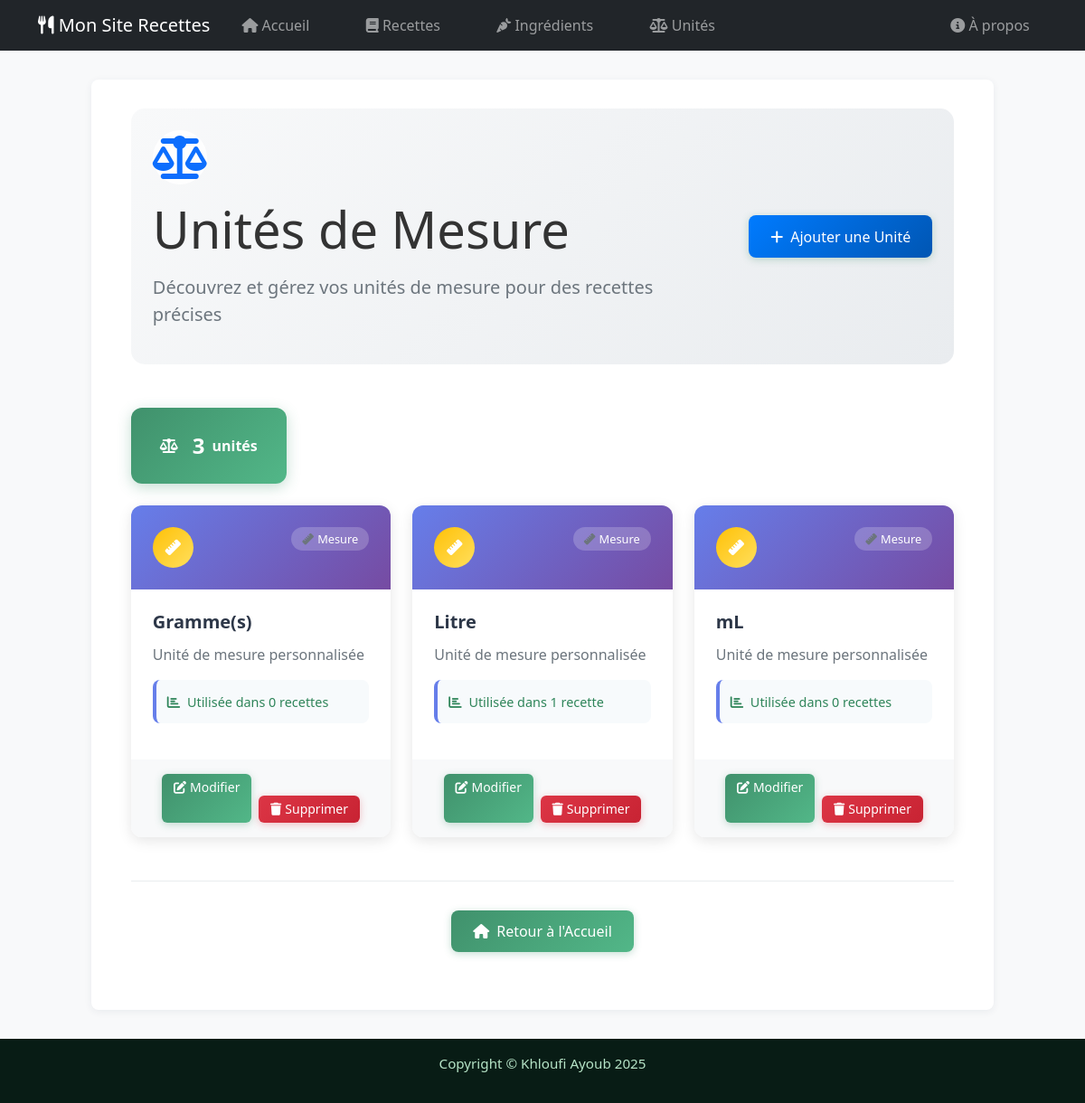
/units/, run on an earlier commit of the app's database.
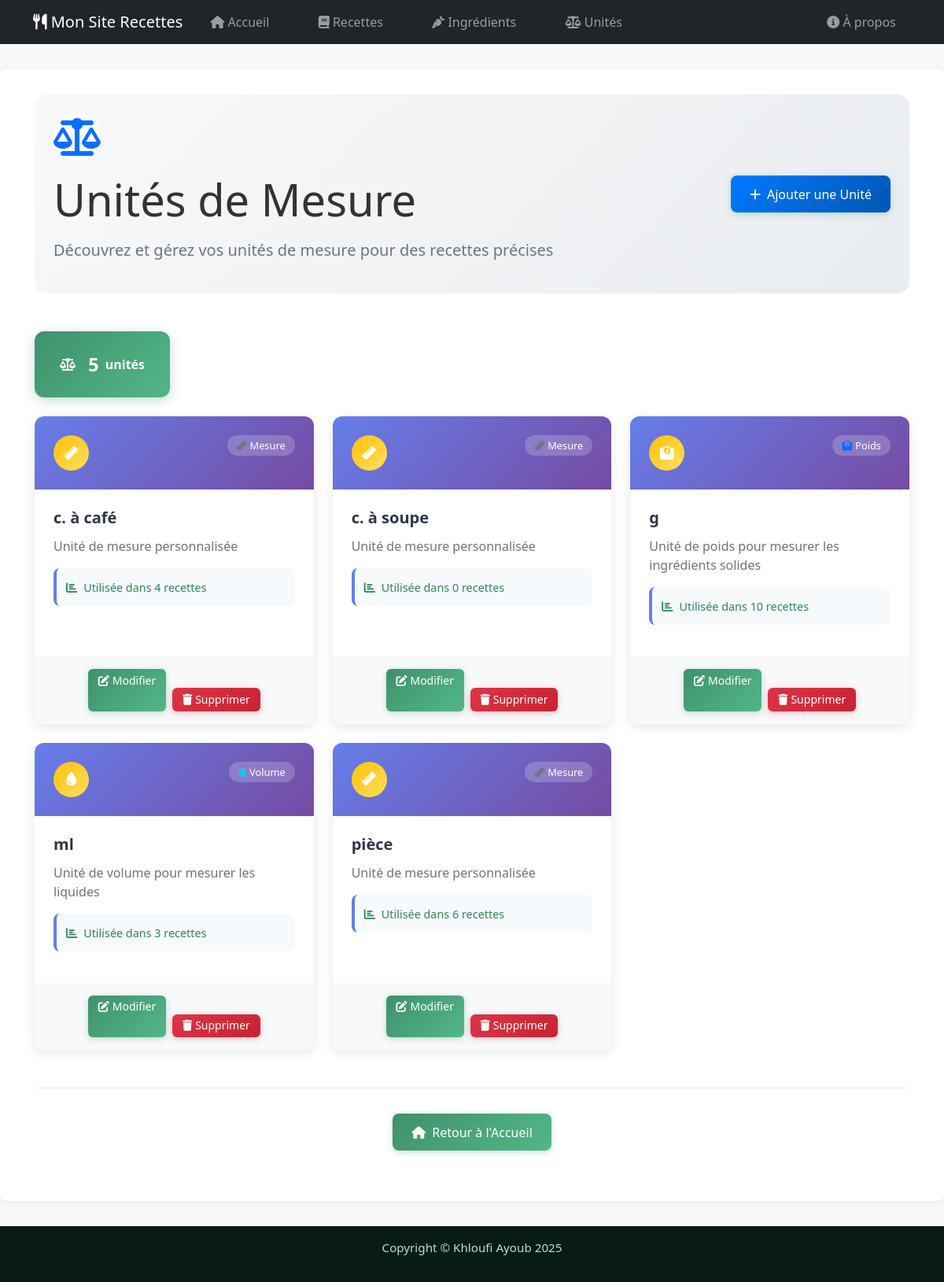
And on a later commit of the database.
### App/models.py (models this page shows, shortened)
class Unit(models.Model):
    unit = models.CharField(max_length=20, verbose_name="Unité")
    class Meta:
        ordering = ('unit',)
        verbose_name = "unité"
        verbose_name_plural = "unités"

### App/views/unit_views.py (the view)
# urls.py: path('units/', views.UnitListView.as_view(), name="units"),
class UnitListView(View):
    def get(self, request):
        units_list = Unit.objects.all()
        paginator = Paginator(units_list, 8)  # 8 unités par page (2 lignes de 4)
        page = request.GET.get('page')
        try:
            units = paginator.page(page)
        except PageNotAnInteger:
            units = paginator.page(1)
        except EmptyPage:
            units = paginator.page(paginator.num_pages)
        return render(request, 'App/unit/unit_list.html', {'units': units})

### App/templates/App/unit/unit_list.html (shortened to what the changed rows need)
{% extends 'base.html' %}
{% load static %}
{% block content %}
<div class="units-page">
  <div class="page-header mb-5">
    <div class="row align-items-center">
      <div class="col-lg-8">
        <div class="header-content">
          <h1 class="display-4 mb-3">Unités de Mesure</h1>
        </div>
      </div>
    </div>
  </div>
  {% if units %}
    <div class="units-stats mb-4">
      <div class="stats-card">
        <i class="fas fa-balance-scale me-2"></i>
        <span class="stats-number">{{ units.paginator.count }}</span>
        <span class="stats-label">unité{{ units.paginator.count|pluralize }}</span>
      </div>
    </div>
    <div class="row g-4">
      {% for unit in units %}
      <div class="col-lg-4 col-md-6 col-sm-12">
        <div class="unit-card-modern">
          <div class="unit-header">
            <div class="unit-icon">
              {% if unit.unit == "g" or unit.unit == "kg" %}
                <i class="fas fa-weight"></i>
              {% elif unit.unit == "ml" or unit.unit == "l" or unit.unit == "cl" %}
                <i class="fas fa-tint"></i>
              {% elif unit.unit == "tasse" or unit.unit == "cuillère" %}
                <i class="fas fa-utensils"></i>
              {% else %}
                <i class="fas fa-ruler"></i>
              {% endif %}
            </div>
            <div class="unit-meta">
              <span class="unit-type">
                {% if unit.unit == "g" or unit.unit == "kg" %}
                  <i class="fas fa-weight me-1 text-primary"></i>Poids
                {% elif unit.unit == "ml" or unit.unit == "l" or unit.unit == "cl" %}
                  <i class="fas fa-tint me-1 text-info"></i>Volume
                {% elif unit.unit == "tasse" or unit.unit == "cuillère" %}
                  <i class="fas fa-utensils me-1 text-success"></i>Cuisine
                {% else %}
                  <i class="fas fa-ruler me-1 text-secondary"></i>Mesure
                {% endif %}
              </span>
            </div>
          </div>
          <div class="unit-content">
            <h3 class="unit-title">{{ unit.unit }}</h3>
            <p class="unit-description text-muted">
              {% if unit.unit == "g" or unit.unit == "kg" %}
                Unité de poids pour mesurer les ingrédients solides
              {% elif unit.unit == "ml" or unit.unit == "l" or unit.unit == "cl" %}
                Unité de volume pour mesurer les liquides
              {% elif unit.unit == "tasse" or unit.unit == "cuillère" %}
                Unité de cuisine pour mesures pratiques
              {% else %}
                Unité de mesure personnalisée
              {% endif %}
            </p>
            <div class="unit-usage-preview">
              <span class="usage-label">
                <i class="fas fa-chart-bar me-1"></i>
                Utilisée dans {{ unit.recipeingredient_set.count }} recette{{ unit.recipeingredient_set.count|pluralize }}
              </span>
            </div>
          </div>
          <div class="unit-actions">
            <a href="{% url 'edit_unit' unit.id %}" class="btn btn-outline-secondary btn-sm">
              <i class="fas fa-edit me-1"></i>Modifier
            </a>
            <form method="post" action="{% url 'delete_unit' unit.id %}" style="display:inline;" onsubmit="return confirm('Êtes-vous sûr de vouloir supprimer l\'unité {{ unit.unit }} ?');">
              <button type="submit" class="btn btn-danger">
                <i class="fas fa-trash me-1"></i>Supprimer
              </button>
            </form>
          </div>
        </div>
      </div>
      {% endfor %}
    </div>
  {% endif %}
</div>
{% endblock %}

What changed in the data, as far as the page shows it:
added Unit: shows "Mesure", unit "c. à café", shows "Unité de mesure personnalisée", recipeingredient_set.count "4"
changed Unit: unit "Gramme(s)" → "c. à soupe"
changed Unit (number 3 of 5 on the later page): unit "Litre" → "g"; recipeingredient_set.count "1" → "10"; unit "Mesure Unité de mesure personnalisée" → "Poids Unité de poids pour mesurer les ingrédients solides"
added Unit: shows "Volume", unit "ml", shows "Unité de volume pour mesurer les liquides", recipeingredient_set.count "3"
changed Unit: unit "mL" → "pièce"; recipeingredient_set.count "0" → "6"
Also different on the page:
{{ units.paginator.count }}: "3" → "5"
